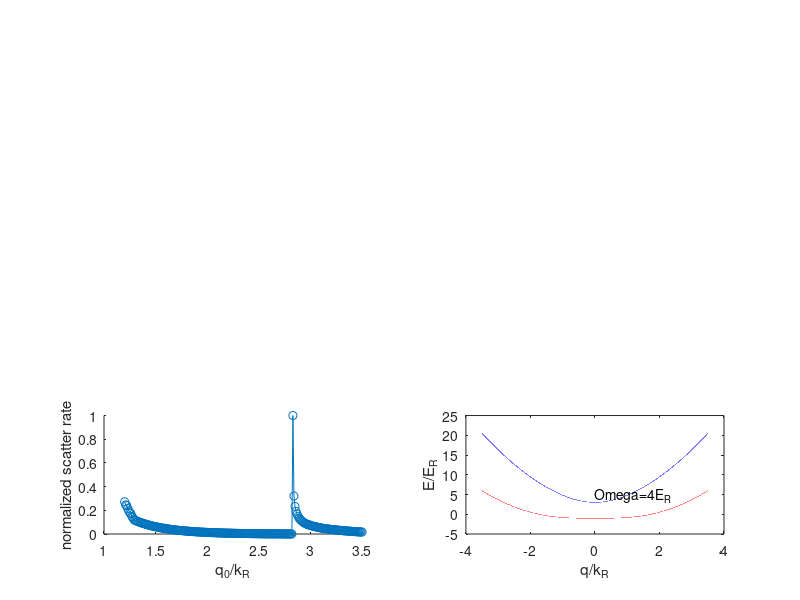

Write the MATLAB code that produced this figure.
ks = (1.2:0.01:3.5);
OmegaR = 4;
band = (-3.5:0.0001:3.5);

Deltaq = @(x)(4.*x);
E_up = @(x)(Deltaq(x)/2 + 1/2*sqrt(Deltaq(x).^2+OmegaR^2) + (x-1).^2 );
E_down = @(x)(Deltaq(x)/2 - 1/2*sqrt(Deltaq(x).^2+OmegaR^2) + (x-1).^2 );



a_0 = OmegaR/2;
b_0 = @(x)( Deltaq(x)./2 + 1/2*sqrt(Deltaq(x).^2+OmegaR^2));
c_0 = -a_0;
d_0 = @(x)(-Deltaq(x)./2 + 1/2*sqrt(Deltaq(x).^2+OmegaR^2));

a = @(x)(a_0./sqrt(a_0^2 + b_0(x).^2));
b = @(x)(b_0(x)./sqrt(a_0^2 + b_0(x).^2));
c = @(x)(c_0./sqrt(c_0^2 + d_0(x).^2));
d = @(x)(d_0(x)./sqrt(c_0^2 + d_0(x).^2));

rho = @(x)(( acos(min(1,x./6))- x./6.*sqrt(1-(min(1,x./6)).^2))*2/pi);

scatter_rate_to_up = zeros(1,size(ks,2));
scatter_rate_to_down = zeros(1,size(ks,2));
for i=1:size(ks,2)
    id_down = find(abs(E_down(band)-E_down(ks(i)))<0.005 & abs(band-ks(i))>0.005 );
    
    for j=1:size(id_down,2)
        scatter_rate_to_down(i) = scatter_rate_to_down(i) + (a(band(id_down(j)))*a(ks(i))+ b(band(id_down(j)))*b(ks(i)))^2*rho(abs(band(id_down(j))-ks(i)));
    end
    
    id_up = find(abs(E_up(band)-E_down(ks(i)))<0.005);
    
    for j=1:size(id_up,2)
        scatter_rate_to_up(i) = scatter_rate_to_up(i) + (c(band(id_up(j)))*a(ks(i))+ d(band(id_up(j)))*b(ks(i)))^2*rho(abs(band(id_up(j))-ks(i)));
    end
    
end

scatter_rate = scatter_rate_to_down + scatter_rate_to_up;
scatter_rate = scatter_rate./max(scatter_rate);
% figure(2)
subplot(325)
scatter(ks,scatter_rate)
hold on
plot(ks,scatter_rate)
ylabel('normalized scatter rate')
xlabel('q_0/k_R')
subplot(326)
plot(band,E_up(band),band,E_down(band))
text(0,5,strcat('Omega=',num2str(OmegaR),'E_R'))
ylabel('E/E_R')
xlabel('q/k_R')